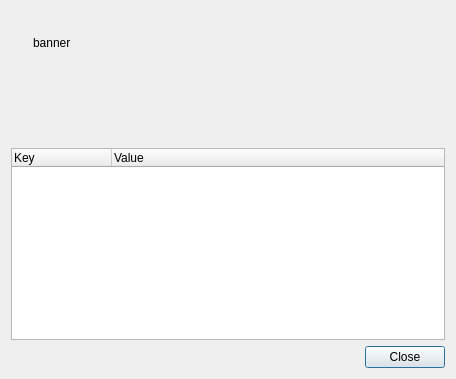
<?xml version="1.0" encoding="UTF-8"?>
<ui version="4.0">
 <class>Dialog</class>
 <widget class="QDialog" name="Dialog">
  <property name="geometry">
   <rect>
    <x>0</x>
    <y>0</y>
    <width>456</width>
    <height>379</height>
   </rect>
  </property>
  <property name="windowTitle">
   <string>Dialog</string>
  </property>
  <layout class="QGridLayout" name="gridLayout">
   <item row="0" column="0">
    <widget class="QLabel" name="nameLabel">
     <property name="font">
      <font>
       <pointsize>20</pointsize>
       <weight>75</weight>
       <bold>true</bold>
      </font>
     </property>
     <property name="text">
      <string>&lt;name&gt;</string>
     </property>
    </widget>
   </item>
   <item row="0" column="1">
    <widget class="QLabel" name="label">
     <property name="text">
      <string>banner</string>
     </property>
    </widget>
   </item>
   <item row="1" column="0" colspan="2">
    <widget class="QLabel" name="overviewLabel">
     <property name="text">
      <string>&lt;overview&gt;</string>
     </property>
    </widget>
   </item>
   <item row="2" column="0" colspan="2">
    <widget class="QTreeWidget" name="treeWidget">
     <property name="sizePolicy">
      <sizepolicy hsizetype="Minimum" vsizetype="Minimum">
       <horstretch>0</horstretch>
       <verstretch>0</verstretch>
      </sizepolicy>
     </property>
     <property name="minimumSize">
      <size>
       <width>0</width>
       <height>100</height>
      </size>
     </property>
     <column>
      <property name="text">
       <string>Key</string>
      </property>
     </column>
     <column>
      <property name="text">
       <string>Value</string>
      </property>
     </column>
    </widget>
   </item>
   <item row="3" column="1">
    <widget class="QDialogButtonBox" name="buttonBox">
     <property name="orientation">
      <enum>Qt::Horizontal</enum>
     </property>
     <property name="standardButtons">
      <set>QDialogButtonBox::Close</set>
     </property>
    </widget>
   </item>
  </layout>
 </widget>
 <resources/>
 <connections>
  <connection>
   <sender>buttonBox</sender>
   <signal>accepted()</signal>
   <receiver>Dialog</receiver>
   <slot>accept()</slot>
   <hints>
    <hint type="sourcelabel">
     <x>248</x>
     <y>254</y>
    </hint>
    <hint type="destinationlabel">
     <x>157</x>
     <y>274</y>
    </hint>
   </hints>
  </connection>
  <connection>
   <sender>buttonBox</sender>
   <signal>rejected()</signal>
   <receiver>Dialog</receiver>
   <slot>reject()</slot>
   <hints>
    <hint type="sourcelabel">
     <x>316</x>
     <y>260</y>
    </hint>
    <hint type="destinationlabel">
     <x>286</x>
     <y>274</y>
    </hint>
   </hints>
  </connection>
 </connections>
</ui>
